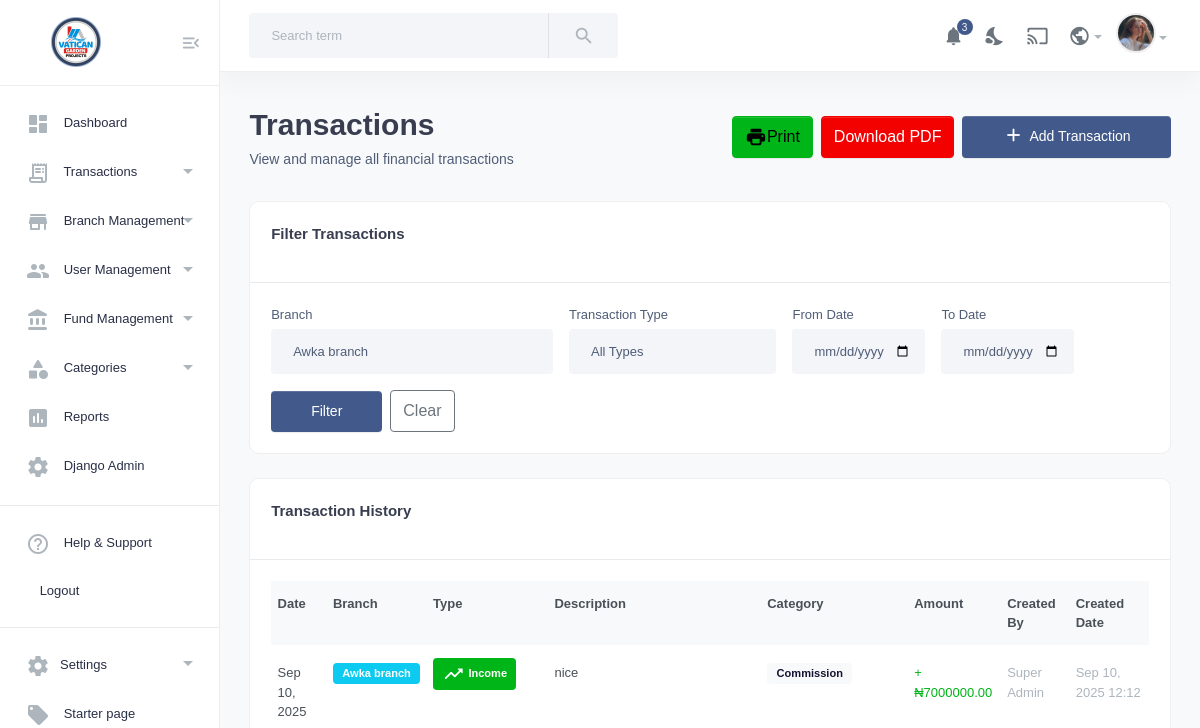
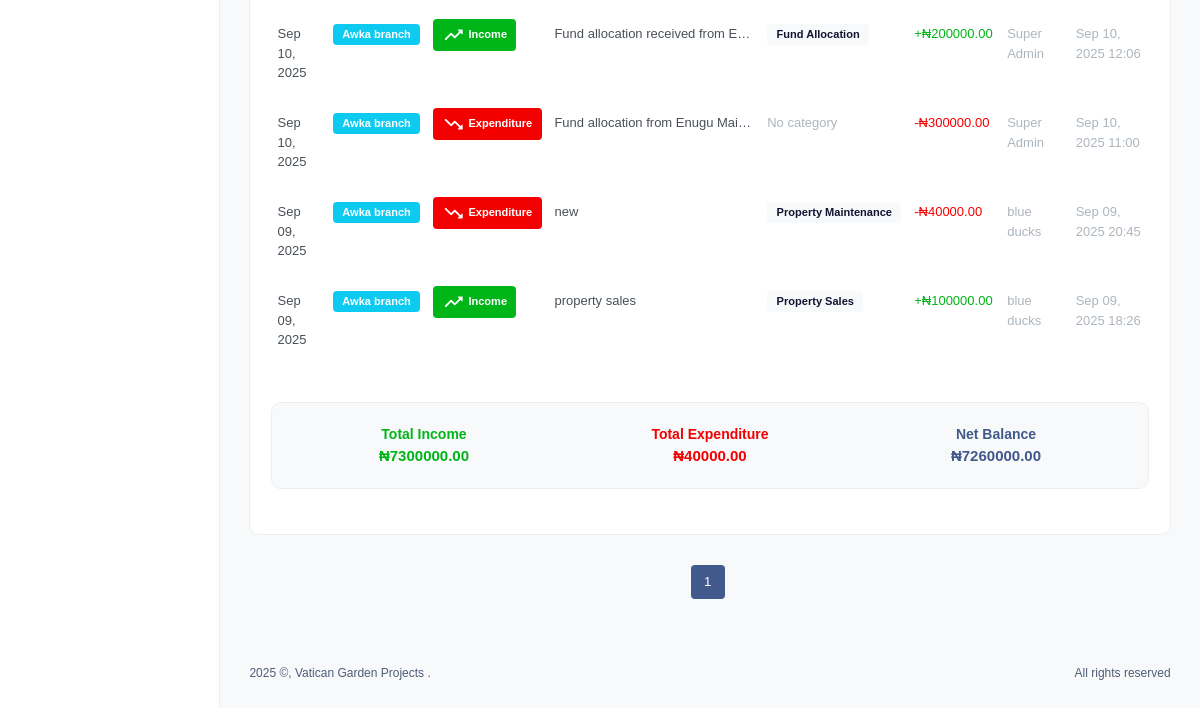
The page /transactions/?branch=3 (signed in) on the database as committed earlier (2 pictures, top to bottom).
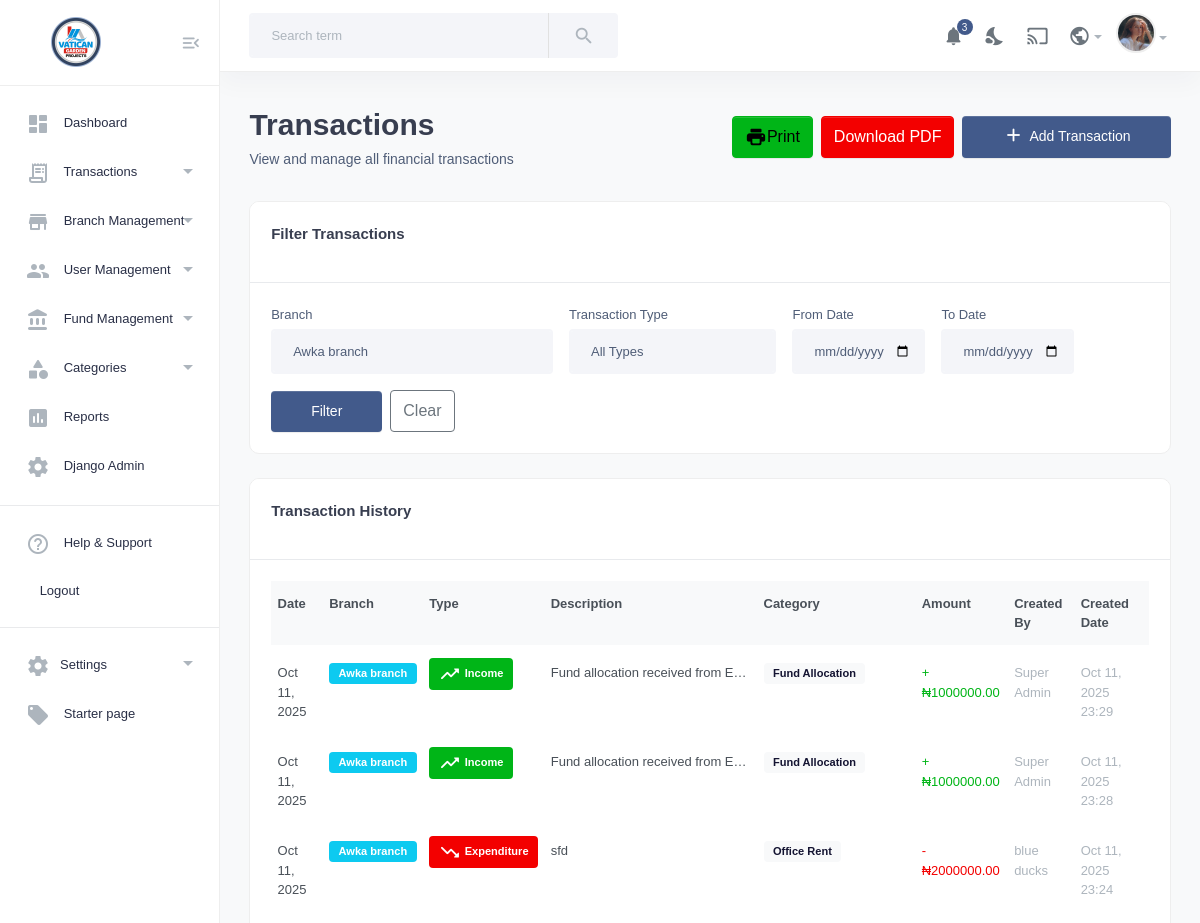
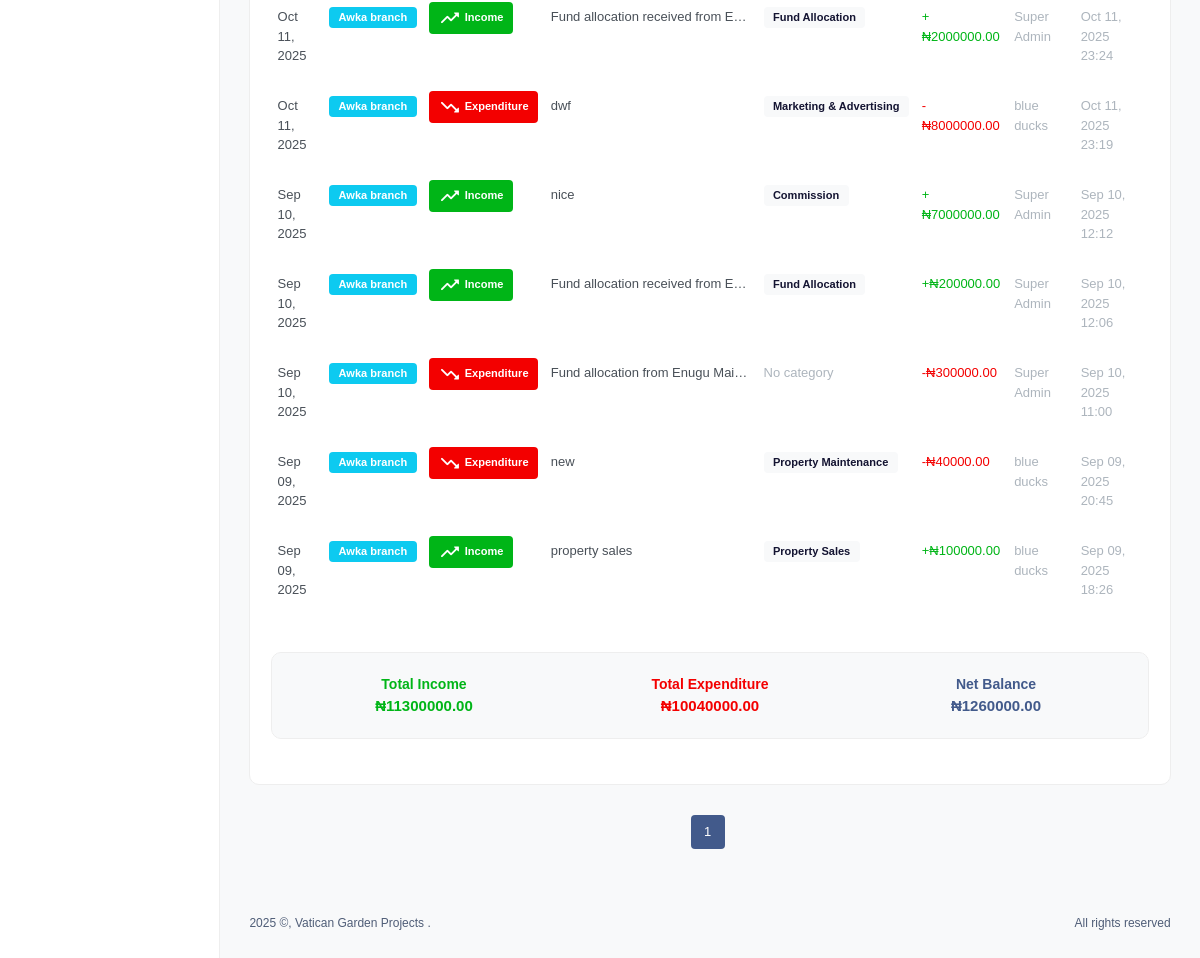
The same page on the database as committed later (2 pictures, top to bottom).
### account/models.py (models this page shows, shortened)
class Transaction(models.Model):
    TRANSACTION_TYPES = (
        ('income', 'Income'),
        ('expenditure', 'Expenditure'),
    )
    branch = models.ForeignKey(Branch, on_delete=models.CASCADE, related_name='transactions')
    transaction_type = models.CharField(max_length=20, choices=TRANSACTION_TYPES)
    amount = models.DecimalField(max_digits=15, decimal_places=2, validators=[MinValueValidator(0.01)])
    description = models.TextField()
    date = models.DateField()
    income_category = models.ForeignKey(IncomeCategory, on_delete=models.CASCADE, null=True, blank=True)
    expenditure_category = models.ForeignKey(ExpenditureCategory, on_delete=models.CASCADE, null=True, blank=True)
    fund_allocation = models.ForeignKey(FundAllocation, on_delete=models.CASCADE, null=True, blank=True)
    created_by = models.ForeignKey(User, on_delete=models.CASCADE)
    created_date = models.DateTimeField(auto_now_add=True)
    class Meta:
        ordering = ['-date', '-created_date']

class Branch(models.Model):
    BRANCH_TYPES = (
        ('main', 'Main Branch (Enugu)'),
        ('sub', 'Sub Branch'),
    )
    name = models.CharField(max_length=100)
    location = models.CharField(max_length=100)
    state = models.CharField(max_length=50)
    address = models.TextField()
    branch_type = models.CharField(max_length=10, choices=BRANCH_TYPES, default='sub')
    created_date = models.DateTimeField(auto_now_add=True)
    is_active = models.BooleanField(default=True)
    allocated_funds = models.DecimalField(max_digits=15, decimal_places=2, default=0)
    created_by = models.ForeignKey(User, on_delete=models.CASCADE, related_name='created_branches', null=True, blank=True)
    admins = models.ManyToManyField(User, related_name='managed_branches', blank=True)

class IncomeCategory(models.Model):
    CATEGORY_SCOPES = (
        ('main', 'Main Branch Only'),
        ('sub', 'Sub Branches Only'),
        ('all', 'All Branches'),
    )
    name = models.CharField(max_length=100)
    description = models.TextField(blank=True)
    branch = models.ForeignKey(Branch, on_delete=models.CASCADE, null=True, blank=True)
    created_by = models.ForeignKey(User, on_delete=models.CASCADE)
    scope = models.CharField(max_length=10, choices=CATEGORY_SCOPES, default='all')
    is_active = models.BooleanField(default=True)

class User(AbstractUser):
    USER_TYPES = (
        ('super_admin', 'Super Admin'),
        ('branch_admin', 'Branch Admin'),
    )
    user_type = models.CharField(max_length=20, choices=USER_TYPES, default='branch_admin')
    phone = models.CharField(max_length=15, blank=True)
    first_name = models.CharField(max_length=30)
    last_name = models.CharField(max_length=30)
    email = models.EmailField(unique=True)
    is_active = models.BooleanField(default=True)
    def get_full_name(self):
        return f"{self.first_name} {self.last_name}".strip()

class ExpenditureCategory(models.Model):
    CATEGORY_SCOPES = (
        ('main', 'Main Branch Only'),
        ('sub', 'Sub Branches Only'),
        ('all', 'All Branches'),
    )
    name = models.CharField(max_length=100)
    description = models.TextField(blank=True)
    branch = models.ForeignKey(Branch, on_delete=models.CASCADE, null=True, blank=True)
    created_by = models.ForeignKey(User, on_delete=models.CASCADE)
    scope = models.CharField(max_length=10, choices=CATEGORY_SCOPES, default='all')
    is_active = models.BooleanField(default=True)

### account/views.py (the view, shortened to what this page needs)
# urls.py: path('transactions/', views.transactions, name='transactions'),
@login_required
def transactions(request):
    if request.user.user_type == 'super_admin':
        transactions_list = Transaction.objects.select_related(
            'branch', 'created_by', 'income_category', 'expenditure_category'
        ).filter(branch__is_active=True)
        branches = Branch.objects.filter(is_active=True).order_by('name')
    branch_filter = request.GET.get('branch')
    if branch_filter and request.user.user_type == 'super_admin':
        transactions_list = transactions_list.filter(branch_id=branch_filter)
    type_filter = request.GET.get('type')
    if type_filter:
        transactions_list = transactions_list.filter(transaction_type=type_filter)
    start_date = request.GET.get('start_date')
    end_date = request.GET.get('end_date')
    if start_date:
        transactions_list = transactions_list.filter(date__gte=start_date)
    if end_date:
        transactions_list = transactions_list.filter(date__lte=end_date)
    transactions_list = transactions_list.order_by('-date', '-created_date')
    total_income = transactions_list.filter(transaction_type='income').aggregate(
        Sum('amount'))['amount__sum'] or Decimal('0')
    total_expenditure = transactions_list.filter(transaction_type='expenditure').aggregate(
        Sum('amount'))['amount__sum'] or Decimal('0')
    net_balance = total_income - total_expenditure
    context = {
        'transactions': transactions_list[:100],  # Limit to 100 for performance
        'branches': branches,
        'total_income': total_income,
        'total_expenditure': total_expenditure,
        'net_balance': net_balance,
        'selected_branch': branch_filter,
        'selected_type': type_filter,
        'start_date': start_date,
        'end_date': end_date,
    }
    return render(request, 'transactions.html', context)

### account/templates/transactions.html (shortened to what the changed rows need)
{% extends 'base.html' %}
{% block content %}
<section class="content-main">
  <div class="content-header">
    <div>
      <h2 class="content-title card-title">Transactions</h2>
    </div>
  </div>
  <div class="card" id="report-content">
    <div class="card-body">
      {% if transactions %}
        <div class="table-responsive">
          <table class="table table-hover align-middle">
            <thead class="table-light">
              <tr>
                <th>Date</th>
                {% if user.user_type == 'super_admin' %}
                <th>Branch</th>
                {% endif %}
                <th>Type</th>
                <th>Description</th>
                <th>Category</th>
                <th>Amount</th>
                <th>Created By</th>
                <th>Created Date</th>
              </tr>
            </thead>
            <tbody>
              {% for transaction in transactions %}
              <tr>
                <td>
                  <strong>{{ transaction.date|date:"M d, Y" }}</strong>
                </td>
                {% if user.user_type == 'super_admin' %}
                <td>
                  <span class="badge bg-info">{{ transaction.branch.name }}</span>
                </td>
                {% endif %}
                <td>
                  {% if transaction.transaction_type == 'income' %}
                    <span class="badge bg-success">
                      <i class="material-icons md-trending_up me-1"></i>Income
                    </span>
                  {% else %}
                    <span class="badge bg-danger">
                      <i class="material-icons md-trending_down me-1"></i>Expenditure
                    </span>
                  {% endif %}
                </td>
                <td>
                  <div class="text-truncate" style="max-width: 200px;" title="{{ transaction.description }}">
                    {{ transaction.description }}
                  </div>
                </td>
                <td>
                  {% if transaction.income_category %}
                    <span class="badge bg-light text-dark">{{ transaction.income_category.name }}</span>
                  {% elif transaction.expenditure_category %}
                    <span class="badge bg-light text-dark">{{ transaction.expenditure_category.name }}</span>
                  {% else %}
                    <span class="text-muted">No category</span>
                  {% endif %}
                </td>
                <td>
                  <strong class="{% if transaction.transaction_type == 'income' %}text-success{% else %}text-danger{% endif %}">
                    {% if transaction.transaction_type == 'income' %}+{% else %}-{% endif %}₦{{ transaction.amount|floatformat:2 }}
                  </strong>
                </td>
                <td>
                  <small class="text-muted">{{ transaction.created_by.get_full_name|default:transaction.created_by.username }}</small>
                </td>
                <td>
                  <small class="text-muted">{{ transaction.created_date|date:"M d, Y H:i" }}</small>
                </td>
              </tr>
              {% endfor %}
            </tbody>
          </table>
        </div>
        <div class="row mt-4">
          <div class="col-md-12">
            <div class="card bg-light">
              <div class="card-body">
                <div class="row text-center">
                  <div class="col-md-4">
                    <h6 class="text-success">Total Income</h6>
                    <h5 class="text-success">₦{{ total_income|floatformat:2 }}</h5>
                  </div>
                  <div class="col-md-4">
                    <h6 class="text-danger">Total Expenditure</h6>
                    <h5 class="text-danger">₦{{ total_expenditure|floatformat:2 }}</h5>
                  </div>
                  <div class="col-md-4">
                    <h6 class="text-primary">Net Balance</h6>
                    <h5 class="text-primary {% if net_balance >= 0 %}text-success{% else %}text-danger{% endif %}">₦{{ net_balance|floatformat:2 }}</h5>
                  </div>
                </div>
              </div>
            </div>
          </div>
        </div>
      {% endif %}
    </div>
  </div>
</section>
{% endblock content %}

Rows that differ between the two databases and show on the page:
added Transaction: transaction_type "income" (drawn)
added Transaction: transaction_type "income" (drawn)
added Transaction: transaction_type "expenditure" (drawn)
added Transaction: transaction_type "income" (drawn)
added Transaction: transaction_type "expenditure" (drawn)
Other text that changed with them:
{{ total_income|floatformat:2 }}: "7300000.00" → "11300000.00"
{{ total_expenditure|floatformat:2 }}: "40000.00" → "10040000.00"
{{ net_balance|floatformat:2 }}: "7260000.00" → "1260000.00"
